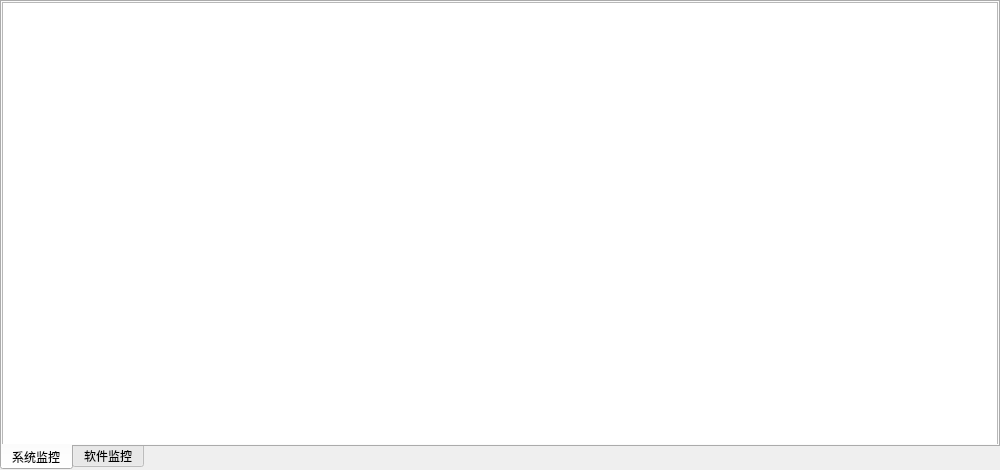
<?xml version="1.0" encoding="UTF-8"?>
<ui version="4.0">
 <class>MainMonitorWidget</class>
 <widget class="QTabWidget" name="MainMonitorWidget">
  <property name="geometry">
   <rect>
    <x>0</x>
    <y>0</y>
    <width>1000</width>
    <height>470</height>
   </rect>
  </property>
  <property name="windowTitle">
   <string>TabWidget</string>
  </property>
  <property name="tabPosition">
   <enum>QTabWidget::South</enum>
  </property>
  <property name="currentIndex">
   <number>0</number>
  </property>
  <widget class="QWidget" name="tab">
   <attribute name="title">
    <string>系统监控</string>
   </attribute>
   <widget class="QGraphicsView" name="monitorView">
    <property name="geometry">
     <rect>
      <x>0</x>
      <y>0</y>
      <width>996</width>
      <height>444</height>
     </rect>
    </property>
   </widget>
  </widget>
  <widget class="QWidget" name="tab_2">
   <attribute name="title">
    <string>软件监控</string>
   </attribute>
  </widget>
 </widget>
 <resources/>
 <connections/>
</ui>
